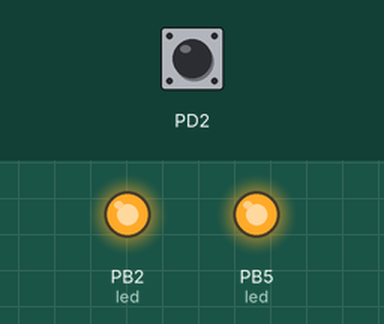
Bench run of a program on a simulated ATmega328P, built with avr-gcc and emulated at 16 MHz. Shown: output pins drawn as LEDs (lit = HIGH). Inputs (shaded band) come from the test bench; at power-on: PD2 HIGH.

Above: at 1.2 s.
1.3 s: PD2 pulled LOW for 0.15 s
At 1.9 s:
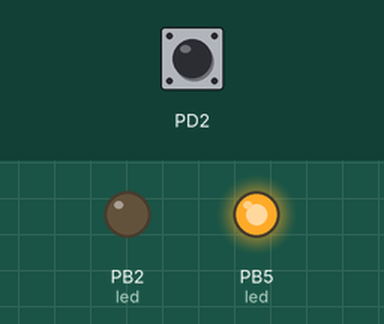
2.9 s: PD2 pulled LOW for 1 s
At 4.3 s:
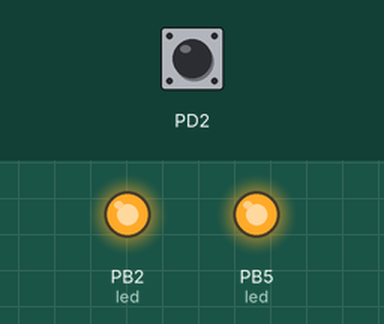
5.4 s: PD2 pulled LOW for 3.2 s
At 6.2 s:
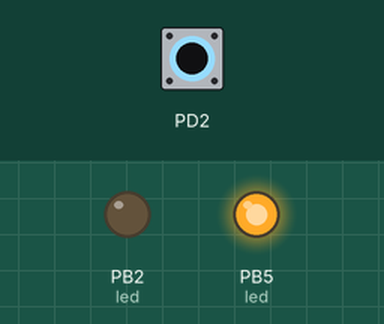
Timing chart, 0 to 8.4 s (numbered marks = the images above; inputs shaded):
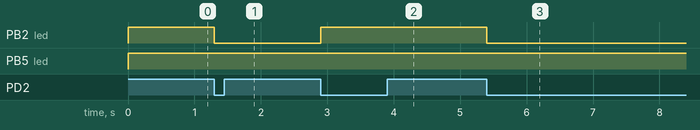

The program:

main.c
```c
//DA2BT1C.c

#define F_CPU 16000000UL
#include <avr/io.h>
#include <avr/interrupt.h>
#include <util/delay.h>

int main(void)
{

  DDRB |= (1<<2);    //sets pb2 as an output
  DDRB |= (1<<5);    //sets pb5 as an output
  PORTB |= (1<<2);   //sets pb2 led
  PORTB |= (1<<5);   //sets pb5 led off
  DDRC &= (0<<2);    //for push button output
  PORTC |= (0<<2);   //for push button
  PORTD |= (1<<2);   // enable PORTD.2 pin pull up resistor
  EIMSK = (1<<INT0); //enable external interrupt 0
  EICRA = 0x02;      //interrupt on falling edge
  sei();

  while(1)           //while running
  {}

}

ISR(INT0_vect)
{
 PORTB ^= (1<<2); //toggle pb2 led
 _delay_ms(1250);   //keep led on for 1250ms
}
```

Measured:
- after the input at 1.3 s, PB2 (led): HIGH → LOW at once
- after the input at 2.9 s, PB2 (led): LOW → HIGH at once
- after the input at 5.4 s, PB2 (led): HIGH → LOW at once
